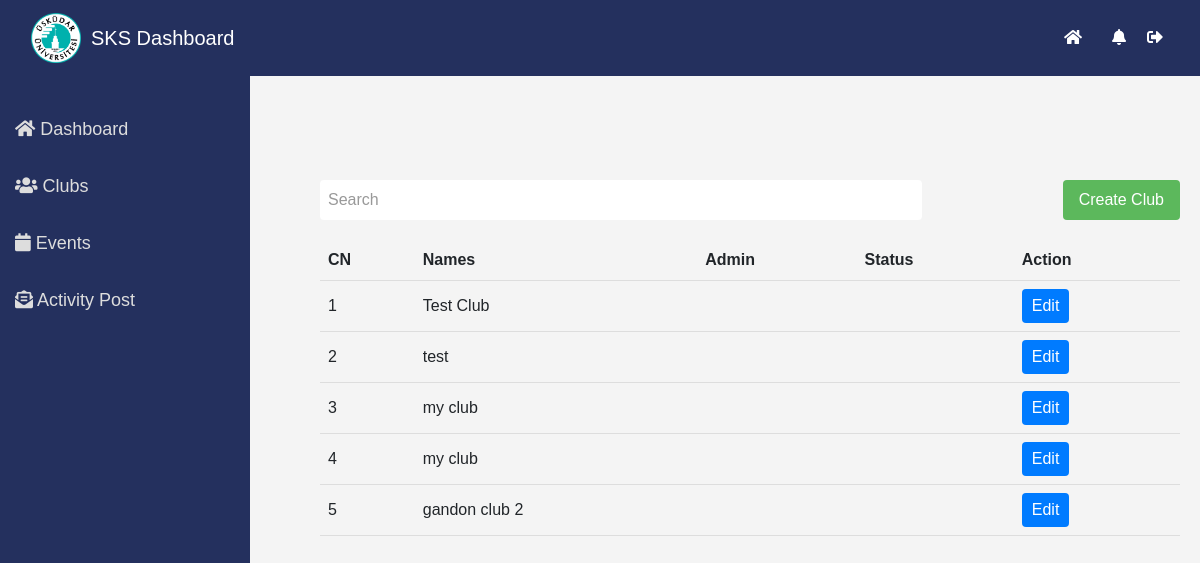
The page /admin_clubs/ on the database its author committed.
### student_clubs/models.py (models this page shows)
class Club(models.Model):
    club_id = models.AutoField(primary_key=True)
    club_name = models.CharField(max_length=255)
    club_manager = models.ManyToManyField(RedSeaUser)
    status_club = models.TextChoices("Active", "Not Active")
    date_created = models.DateTimeField(auto_now=True)

### student_clubs/views.py (the view)
# urls.py: path('admin_clubs/', ClubListView.as_view(), name='admin_club'),
class ClubListView(ListView, LoginRequiredMixin):
    model = Club
    template_name = 'admin_clubs.html'
    context_object_name = 'clubs'
    def get_queryset(self):
        return Club.objects.all()

### student_clubs/templates/admin_clubs.html (shortened to what this page needs)
{%extends "admin_navbar.html"%} {%load static%} {%block content%}
<div class="manage-clubs-container">
  <div class="search-and-create">
    <input type="text" id="searchInput" placeholder="Search" />
    <button class="create-club-button">
      <a
        style="text-decoration: none; color: white"
        href="{%url 'create_club'%}"
        >Create Club</a
      >
    </button>
  </div>
  <table id="clubsTable">
    <thead>
      <tr>
        <th>CN</th>
        <th>Names</th>
        <th>Admin</th>
        <th>Status</th>
        <th>Action</th>
      </tr>
    </thead>
    <tbody>
      {% for club in clubs %}
      <tr>
        <td>{{club.club_id }}</td>
        <td>{{club.club_name }}</td>
        <td>{{club.club_manager.fullName}}</td>
        <td>{{club.club_status}}</td>
        <td>
          <button
            type="button"
            class="btn btn-primary edit-btn"
            data-id="{{ club.pk }}"
            data-name="{{ club.club_name }}"
          >
            Edit
          </button>
        </td>
      </tr>
      {% endfor %}
    </tbody>
  </table>
</div>
{%endblock%}

### static/css/admin_dashboard.css (style rules this page uses)
.btn { margin-right: 5px; cursor: pointer; }
.btn-primary { background-color: #007bff; color: white; border: none; }
.btn { padding: 5px 10px; margin-right: 5px; border: none; cursor: pointer; }

### student_clubs/templates/admin_navbar.html (style rules this page uses)
body { font-family: "Arial", sans-serif; margin: 0; padding-top: 60px; background: #f4f4f4; }

### student_clubs/templates/admin_clubs.html (style rules this page uses)
.manage-clubs-container { font-family: Arial, sans-serif; margin-top: 100px; margin-left: 300px; padding: 20px; }
.search-and-create { display: flex; justify-content: space-between; margin-bottom: 20px; }
#searchInput { padding: 8px; width: 70%; margin-right: 10px; border: none; border-radius: 4px; }
#searchInput::placeholder { color: #999; }
.create-club-button { background-color: #5cb85c; border: none; border-radius: 4px; padding: 8px 16px; color: white; cursor: pointer; }
table { width: 100%; border-collapse: collapse; margin-top: 20px; }
th, td { text-align: left; padding: 8px; border-bottom: 1px solid #ddd; }

### rows shown on the page
Club: club_id "1", club_name "Test Club"
Club: club_id "2", club_name "test"
Club: club_id "3", club_name "my club"
Club: club_id "4", club_name "my club"
Club: club_id "5", club_name "gandon club 2"
